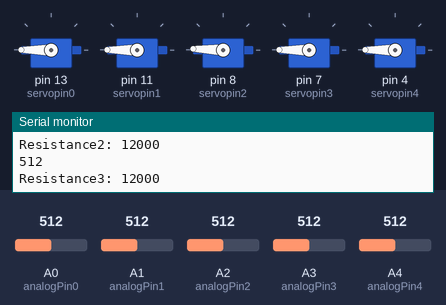
A sketch run on a simulated Arduino Uno, built with avr-gcc and run on an emulated ATmega328P. Shown: 5 × servo, the last lines printed to the serial monitor. The test bench sets the inputs (shaded band); at power-on: A2 (analogPin2) = 512, A0 (analogPin0) = 512, A1 (analogPin1) = 512, A3 (analogPin3) = 512, A4 (analogPin4) = 512.

Above: at 1.2 s.
1.3 s: A2 (analogPin2) set to 716
At 2.4 s:
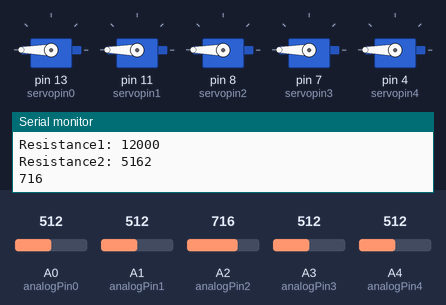
3.3 s: A0 (analogPin0) set to 30
At 5.0 s:
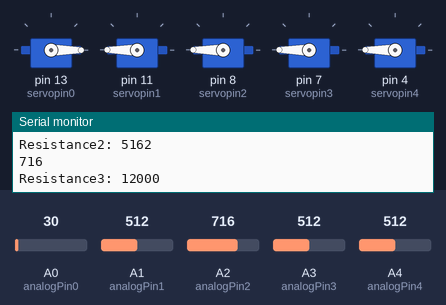
5.4 s: A1 (analogPin1) set to 306
At 7.0 s:
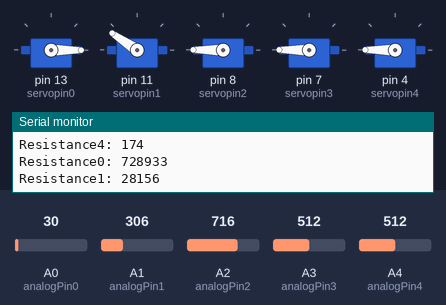
7.6 s: A3 (analogPin3) set to 30
At 9.0 s:
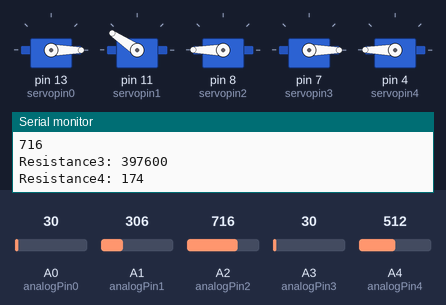
9.3 s: A0 (analogPin0) set to 306
At 10.6 s:
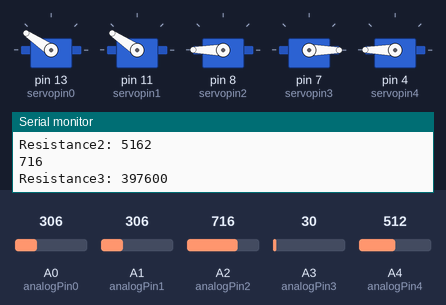
11.5 s: A3 (analogPin3) set to 306
At 12.3 s:
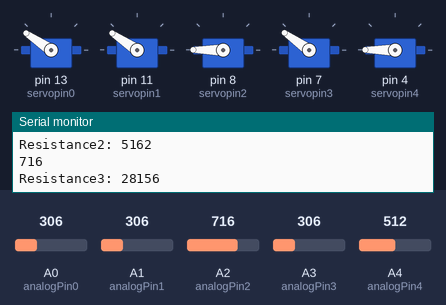
Timing chart, 0 to 14.2 s (numbered marks = the images above; inputs shaded):
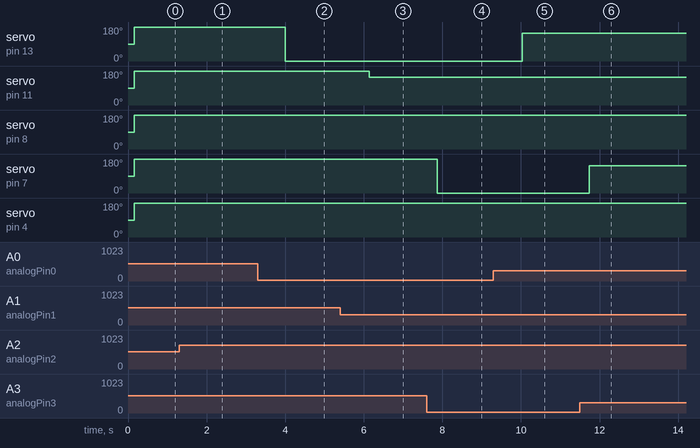

The sketch:

fullservosensorstuff.ino
```cpp
#include <Servo.h>
Servo servo1;
Servo servo2;
Servo servo3;
Servo servo4;
Servo servo0;
int pos1 = 0, pos2 = 0, pos3 = 0, pos4 = 0, po5 = 0;
int analogPin0 = A0;
int analogPin1 = A1;
int analogPin2 = A2;
int analogPin3 = A3;
int analogPin4 = A4;
int analogValue0 = 0, analogValue1 = 0, analogValue2 = 0, analogValue3 = 0, analogValue4 = 0, analogValue5 = 0;
int inputV = 5;
float outputV = 0;
float R = 12000;
long resistance0, resistance1, resistance2, resistance3, resistance4 = 0;
float ratio = 0;
int servopin0 = 13;
int servopin1 = 11;
int servopin2 = 8;
int servopin3 = 7;
int servopin4 = 4;
int value0, value1, value2, value3, value4;


void setup() {
  pinMode(servopin0, OUTPUT);
  pinMode(servopin1, OUTPUT);
  pinMode(servopin2, OUTPUT);
  pinMode(servopin3, OUTPUT);
  pinMode(servopin4, OUTPUT);


  pinMode(analogPin0, INPUT);
  pinMode(analogPin1, INPUT);
  pinMode(analogPin2, INPUT);
  pinMode(analogPin3, INPUT);
  pinMode(analogPin4, INPUT);

  Serial.begin(2400);

  servo0.attach(servopin0);
  servo1.attach(servopin1);
  servo2.attach(servopin2);
  servo3.attach(servopin3);
  servo4.attach(servopin4);
  //  servo1.write(200);
  //  servo2.write(200);
  //  servo3.write(200);
  //  servo4.write(200);
  //  servo0.write(200);
}
int findResistance0(int analogValue);
int findResistance1(int analogValue);
int findResistance2(int analogValue);
int findResistance3(int analogValue);
int findResistance4(int analogValue);

void loop() {
  analogValue0 = analogRead(analogPin0);
  findResistance0(analogValue0);
  Serial.print("Resistance0: ");
  Serial.println(resistance0);

  analogValue1 = analogRead(analogPin1);
  findResistance1(analogValue1);
  //servo1.write(-200);
  Serial.print("Resistance1: ");
  Serial.println(resistance1);


  analogValue2 = analogRead(analogPin2);
  findResistance2(analogValue2);
  Serial.print("Resistance2: ");
  Serial.println(resistance2);
  Serial.println(analogValue2);

  analogValue3 = analogRead(analogPin3);
  findResistance3(analogValue3);
  Serial.print("Resistance3: ");
  Serial.println(resistance3);

  analogValue4 = analogRead(analogPin4);
  findResistance4(analogValue4);
  Serial.print("Resistance4: ");
  Serial.println(resistance4);

  //    while (resistance > 100000) {
  //    for (pos = servo.read(); pos <= 180; pos += 1) {
  //      servo.write(pos);
  //      delay(15);
  //      resistance = findResistance();
  //    }

  value0 = map(resistance0, 40000, 100000, 180, 0);
  value0 = constrain(value0, 0, 180);

  value1 = map(resistance1, 16000, 80000, 180, 0);
  value1 = constrain(value1, 0, 180);

  value2 = map(resistance2, 11000, 90000, 180, 0);
  value2 = constrain(value2, 0, 180);

  value3 = map(resistance3, 18000, 70000, 180, 0);
  value3 = constrain(value3, 0, 180);

  value4 = map(resistance4, 40000, 100000, 180, 0 );
  value4 = constrain(value4, 0, 180);
  //
  //  servo0.write(((analogValue0 - 150) / 2));
  //  servo1.write(((analogValue1 - 150) / 2));
  //  servo2.write(((analogValue2 - 150) / 2));
  //  servo3.write(((analogValue3 - 150) / 2));
  //  servo4.write(((analogValue4 - 150) / 2));

  servo0.write(value0);
  servo1.write(value1);
  servo2.write(value2);
  servo3.write(value3);
  servo4.write(value4);
  delay(15);
  //  }

}

int findResistance0(int analogValue) {
  if (analogValue) {
    outputV = analogValue * inputV / 1024.0;
    ratio = (inputV / outputV) - 1;
    resistance0 = (22000 * ratio);
    return 0;
  }
}
int findResistance1(int analogValue) {
  if (analogValue) {
    outputV = analogValue * inputV / 1024.0;
    ratio = (inputV / outputV) - 1;
    resistance1 = (R * ratio);
    return 0;
  }
}
int findResistance2(int analogValue) {
  if (analogValue) {
    outputV = analogValue * inputV / 1024.0;
    ratio = (inputV / outputV) - 1;
    resistance2 = (R * ratio);
    return 0;
  }
}
int findResistance3(int analogValue) {
  if (analogValue) {
    outputV = analogValue * inputV / 1024.0;
    ratio = (inputV / outputV) - 1;
    resistance3 = (R * ratio);
    return 0;
  }
}
int findResistance4(int analogValue) {
  if (analogValue) {
    outputV = analogValue * inputV / 1024.0;
    ratio = (inputV / outputV) - 1;
    resistance4 = (174 * ratio);
    return 0;
  }
}
```

Measured:
- after the input at 1.3 s, servo on pin 8 (servopin2): 178° → 180° after 0.57 s
- after the input at 3.3 s, servo on pin 13 (servopin0): 180° → 0° after 0.70 s
- after the input at 5.4 s, servo on pin 11 (servopin1): 180° → 146° after 0.74 s
- after the input at 7.6 s, servo on pin 7 (servopin3): 180° → 0° after 0.26 s
- after the input at 9.3 s, servo on pin 13 (servopin0): 0° → 146° after 0.73 s
- after the input at 11.5 s, servo on pin 7 (servopin3): 0° → 145° after 0.24 s
